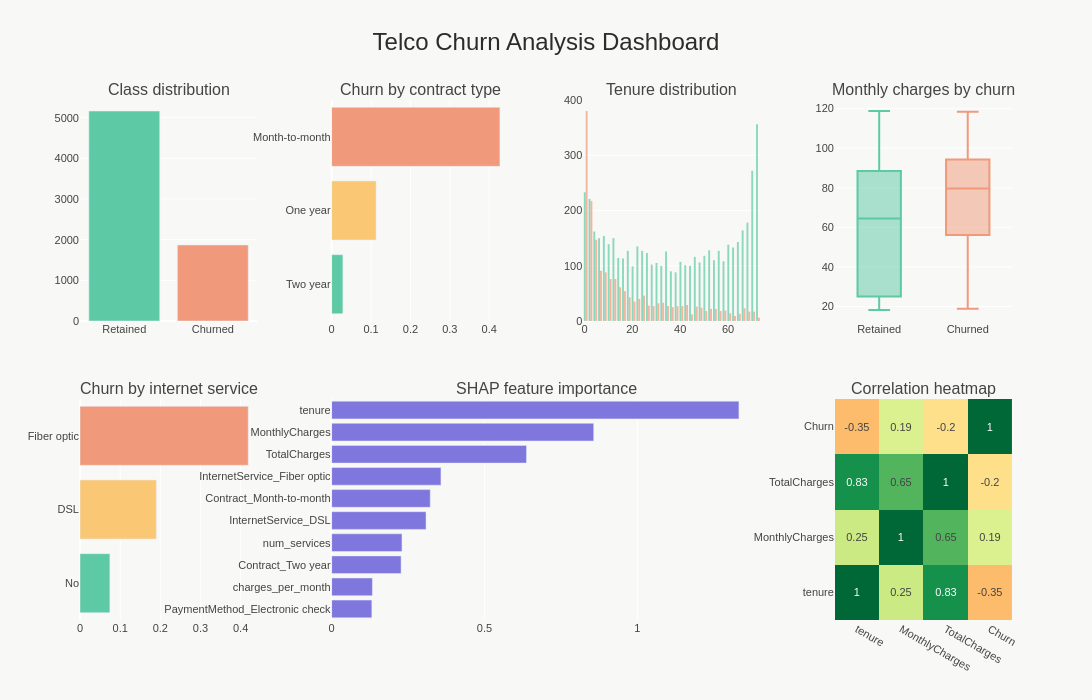

Write notebook code for a chart like this one.
### Code cell
fig = make_subplots(
    rows=2, cols=4,
    subplot_titles=[
        'Class distribution', 'Churn by contract type',
        'Tenure distribution', 'Monthly charges by churn',
        'Churn by internet service', 'SHAP feature importance',
        'Correlation heatmap', ''],
   specs=[
    [{"colspan": 1}, {"colspan": 1}, {"colspan": 1}, {"colspan": 1}],
    [{"colspan": 1}, {"colspan": 2}, None, {"colspan": 1}]],
    vertical_spacing=0.15,
    horizontal_spacing=0.08)

fig.add_trace(go.Bar(
    x=['Retained', 'Churned'],
    y=df['Churn'].value_counts().values,
    marker_color=['#5DCAA5', '#F0997B'],
    name='Class balance'), row=1, col=1)

contract_churn = df.groupby('Contract')['Churn'].mean().sort_values(ascending=True)
fig.add_trace(go.Bar(
    x=contract_churn.values,
    y=contract_churn.index,
    orientation='h',
    marker_color=['#5DCAA5', '#FAC775', '#F0997B'],
    name='Contract'), row=1, col=2)

for churn_val, label, color in [(0, 'Retained', '#5DCAA5'), (1, 'Churned', '#F0997B')]:
    fig.add_trace(go.Histogram(
        x=df[df['Churn'] == churn_val]['tenure'],
        name=label,
        marker_color=color,
        opacity=0.7), row=1, col=3)

for churn_val, label, color in [(0, 'Retained', '#5DCAA5'), (1, 'Churned', '#F0997B')]:
    fig.add_trace(go.Box(
        y=df[df['Churn'] == churn_val]['MonthlyCharges'],
        name=label,
        marker_color=color), row=1, col=4)

internet_churn = df.groupby('InternetService')['Churn'].mean().sort_values(ascending=True)
fig.add_trace(go.Bar(
    x=internet_churn.values,
    y=internet_churn.index,
    orientation='h',
    marker_color=['#5DCAA5', '#FAC775', '#F0997B'],
    name='Internet'), row=2, col=1)

numeric_cols_corr = ['tenure', 'MonthlyCharges', 'TotalCharges', 'Churn']
corr = df[numeric_cols_corr].corr().round(2)
fig.add_trace(go.Heatmap(
    z=corr.values,
    x=corr.columns.tolist(),
    y=corr.columns.tolist(),
    colorscale='RdYlGn',
    zmid=0,
    text=corr.values.round(2),
    texttemplate='%{text}',
    showscale=False), row=2, col=4)

shap_df = pd.DataFrame({
    'feature': all_feature_names,
    'importance': abs(shap_values.values).mean(axis=0)
}).sort_values('importance', ascending=True).tail(10)

fig.add_trace(go.Bar(
    x=shap_df['importance'],
    y=shap_df['feature'],
    orientation='h',
    marker_color='#7F77DD',
    name='SHAP'), row=2, col=2)

fig.update_layout(
    height=700,
    width=1600,
    title_text='Telco Churn Analysis Dashboard',
    title_font=dict(size=24, color='#2c2c2a'),
    title_x=0.5,
    paper_bgcolor='#f8f8f6',
    plot_bgcolor='#f8f8f6',
    showlegend=False,
    font=dict(family='Arial', size=11, color='#444441'))

fig.show()

### Figure 1 — Plotly figure (JSON) as saved in the notebook; plotly's stock layout.template omitted (floating-point values rounded to 4 significant figures; data arrays with more than 128 entries replaced by an {"elided": "..."} marker saying what was removed)
{"data": [{"marker": {"color": ["#5DCAA5", "#F0997B"]}, "name": "Class balance", "type": "bar", "x": ["Retained", "Churned"], "xaxis": "x", "y": [5163, 1869], "yaxis": "y"}, {"marker": {"color": ["#5DCAA5", "#FAC775", "#F0997B"]}, "name": "Contract", "orientation": "h", "type": "bar", "x": [0.02849, 0.1128, 0.4271], "xaxis": "x2", "y": ["Two year", "One year", "Month-to-month"], "yaxis": "y2"}, {"marker": {"color": "#5DCAA5"}, "name": "Retained", "opacity": 0.7, "type": "histogram", "x": {"elided": "5163 int values"}, "xaxis": "x3", "yaxis": "y3"}, {"marker": {"color": "#F0997B"}, "name": "Churned", "opacity": 0.7, "type": "histogram", "x": {"elided": "1869 int values"}, "xaxis": "x3", "yaxis": "y3"}, {"marker": {"color": "#5DCAA5"}, "name": "Retained", "type": "box", "xaxis": "x4", "y": {"elided": "5163 float values"}, "yaxis": "y4"}, {"marker": {"color": "#F0997B"}, "name": "Churned", "type": "box", "xaxis": "x4", "y": {"elided": "1869 float values"}, "yaxis": "y4"}, {"marker": {"color": ["#5DCAA5", "#FAC775", "#F0997B"]}, "name": "Internet", "orientation": "h", "type": "bar", "x": [0.07434, 0.19, 0.4189], "xaxis": "x5", "y": ["No", "DSL", "Fiber optic"], "yaxis": "y5"}, {"colorscale": [[0, "rgb(165,0,38)"], [0.1, "rgb(215,48,39)"], [0.2, "rgb(244,109,67)"], [0.3, "rgb(253,174,97)"], [0.4, "rgb(254,224,139)"], [0.5, "rgb(255,255,191)"], [0.6, "rgb(217,239,139)"], [0.7, "rgb(166,217,106)"], [0.8, "rgb(102,189,99)"], [0.9, "rgb(26,152,80)"], [1, "rgb(0,104,55)"]], "showscale": false, "text": [[1.0, 0.25, 0.83, -0.35], [0.25, 1.0, 0.65, 0.19], [0.83, 0.65, 1.0, -0.2], [-0.35, 0.19, -0.2, 1.0]], "texttemplate": "%{text}", "type": "heatmap", "x": ["tenure", "MonthlyCharges", "TotalCharges", "Churn"], "xaxis": "x7", "y": ["tenure", "MonthlyCharges", "TotalCharges", "Churn"], "yaxis": "y7", "z": [[1.0, 0.25, 0.83, -0.35], [0.25, 1.0, 0.65, 0.19], [0.83, 0.65, 1.0, -0.2], [-0.35, 0.19, -0.2, 1.0]], "zmid": 0}, {"marker": {"color": "#7F77DD"}, "name": "SHAP", "orientation": "h", "type": "bar", "x": [0.1315, 0.1333, 0.2272, 0.2302, 0.3088, 0.3226, 0.3577, 0.6376, 0.8575, 1.333], "xaxis": "x6", "y": ["PaymentMethod_Electronic check", "charges_per_month", "Contract_Two year", "num_services", "InternetService_DSL", "Contract_Month-to-month", "InternetService_Fiber optic", "TotalCharges", "MonthlyCharges", "tenure"], "yaxis": "y6"}], "layout": {"annotations": [{"font": {"size": 16}, "showarrow": false, "text": "Class distribution", "x": 0.095, "xanchor": "center", "xref": "paper", "y": 1, "yanchor": "bottom", "yref": "paper"}, {"font": {"size": 16}, "showarrow": false, "text": "Churn by contract type", "x": 0.365, "xanchor": "center", "xref": "paper", "y": 1, "yanchor": "bottom", "yref": "paper"}, {"font": {"size": 16}, "showarrow": false, "text": "Tenure distribution", "x": 0.635, "xanchor": "center", "xref": "paper", "y": 1, "yanchor": "bottom", "yref": "paper"}, {"font": {"size": 16}, "showarrow": false, "text": "Monthly charges by churn", "x": 0.905, "xanchor": "center", "xref": "paper", "y": 1, "yanchor": "bottom", "yref": "paper"}, {"font": {"size": 16}, "showarrow": false, "text": "Churn by internet service", "x": 0.095, "xanchor": "center", "xref": "paper", "y": 0.425, "yanchor": "bottom", "yref": "paper"}, {"font": {"size": 16}, "showarrow": false, "text": "SHAP feature importance", "x": 0.5, "xanchor": "center", "xref": "paper", "y": 0.425, "yanchor": "bottom", "yref": "paper"}, {"font": {"size": 16}, "showarrow": false, "text": "Correlation heatmap", "x": 0.905, "xanchor": "center", "xref": "paper", "y": 0.425, "yanchor": "bottom", "yref": "paper"}], "font": {"color": "#444441", "family": "Arial", "size": 11}, "height": 700, "paper_bgcolor": "#f8f8f6", "plot_bgcolor": "#f8f8f6", "showlegend": false, "title": {"font": {"color": "#2c2c2a", "size": 24}, "text": "Telco Churn Analysis Dashboard", "x": 0.5}, "width": 1600, "xaxis": {"anchor": "y", "domain": [0, 0.19]}, "xaxis2": {"anchor": "y2", "domain": [0.27, 0.46]}, "xaxis3": {"anchor": "y3", "domain": [0.54, 0.73]}, "xaxis4": {"anchor": "y4", "domain": [0.81, 1]}, "xaxis5": {"anchor": "y5", "domain": [0, 0.19]}, "xaxis6": {"anchor": "y6", "domain": [0.27, 0.73]}, "xaxis7": {"anchor": "y7", "domain": [0.81, 1]}, "yaxis": {"anchor": "x", "domain": [0.575, 1]}, "yaxis2": {"anchor": "x2", "domain": [0.575, 1]}, "yaxis3": {"anchor": "x3", "domain": [0.575, 1]}, "yaxis4": {"anchor": "x4", "domain": [0.575, 1]}, "yaxis5": {"anchor": "x5", "domain": [0, 0.425]}, "yaxis6": {"anchor": "x6", "domain": [0, 0.425]}, "yaxis7": {"anchor": "x7", "domain": [0, 0.425]}}}
